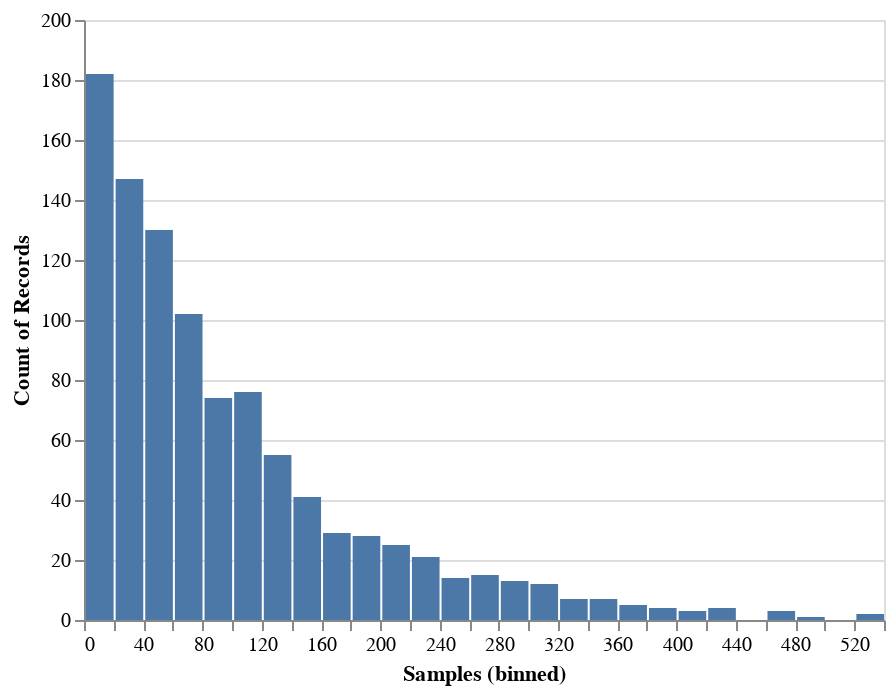

The notebook cell saved with this chart:
### Code cell
df_1 = pd.DataFrame({"Samples":samples_1})
alt.Chart(df_1).mark_bar().encode(
    alt.X("Samples:Q", bin=alt.Bin(maxbins=50)),
    y = 'count()'
)

### Figure 1 — Vega-Lite specification as saved in the notebook (floating-point values rounded to 4 significant figures; data arrays with more than 128 entries replaced by an {"elided": "..."} marker saying what was removed)
{"config": {"view": {"continuousWidth": 400, "continuousHeight": 300}}, "data": {"name": "data-25c9ec2ed1f868a504f19e46754d2190"}, "mark": "bar", "encoding": {"x": {"type": "quantitative", "bin": {"maxbins": 50}, "field": "Samples"}, "y": {"type": "quantitative", "aggregate": "count"}}, "$schema": "https://vega.github.io/schema/vega-lite/v4.8.1.json", "datasets": {"data-25c9ec2ed1f868a504f19e46754d2190": {"elided": "1000 records"}}}
